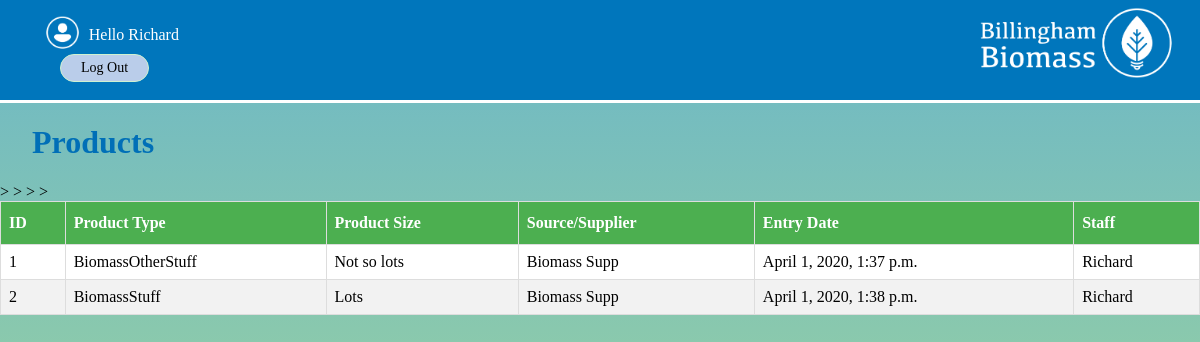
The app's page /products/viewproducts (signed in) with its own data.
### products/models.py (models this page shows, shortened)
class productsMod(models.Model):
    product_type = models.CharField(max_length=50)
    product_size = models.CharField(max_length=50)
    source_supplier = models.CharField(max_length=50)
    stock = models.FloatField()
    entry_date = models.DateTimeField(auto_now_add = True)
    entry_day = models.DateField(auto_now_add = True)
    staff = models.ForeignKey(User,on_delete=models.CASCADE)

### products/views.py (the view)
# urls.py: path('viewproducts',views.viewProducts, name='viewproducts'),
@login_required(login_url="/accounts/login/")
def viewProducts(request):
    productsLog = productsMod.objects.all().order_by('entry_date')
    return render(request,'products/viewproducts.html',{'productsLog':productsLog})

### products/templates/products/viewproducts.html
{% extends 'base_layout.html' %}
{% block content %}
<div class="fuelLog">
  <h1>Products</h1>
  <table>
    <thead>
    <th>ID</th>
    <th>Product Type</th>
    <th>Product Size</th>
    <th>Source/Supplier</th>
    <th>Entry Date</th>
    <th>Staff</th>
    </thead>
    <tbody>
  {% for productLog in productsLog %}
  <tr>
      <td>{{productLog.id}}</td>
      <td>{{productLog.product_type}}</td>
      <td>{{productLog.product_size}}</td>>
      <td>{{productLog.source_supplier}}</td>>
      <td>{{productLog.entry_date}}</td>
      <td>{{productLog.staff}}</td>
      </tr>
    {% endfor %}
    </tbody>
</div>
{% endblock %}

### templates/base_layout.html (shortened to what this page needs)
{% load static from staticfiles %}
<!DOCTYPE html>
<html lang="en" dir="ltr">
  <head>
    <link rel="stylesheet" href="{% static 'styles.css'%}">
  </head>
  <body>
    <div class="head">
      <a href="{% url 'home' %}" ><img src="{% static 'Biomass.png' %}" class="logo" alt="Biomass-Logo" ></img></a>
    <nav class="navigation">
      <ul>
        {% if user.is_authenticated %}
        <li>
          <form class="logout-link" action="{% url 'accounts:logout' %}" method="post">
            <img class="loginimages" src="{%static 'User.png'%}" alt="user-img">
            Hello {{user}} <button type="submit"> Log Out </button>
          </form>
        </li>
        {% endif %}
      </ul>
    </nav>
</div>
    <div class="wrapper">
      {% block content %}
      {% endblock %}
    </div>
  </body>
</html>

### assets/styles.css (style rules this page uses)
* { font-family:"Kefa"; }
html { -webkit-tap-highlight-color:transparent; }
.head { background:rgb(0,118,188); height:100px; margin-top:-1em; border-bottom:3px solid white; }
.loginimages { height:2.5em; transform:translateY(30%); }
.monthly table , .fuelLog table { font-family: "Kefa"; border-collapse: collapse; width: 100%; background-color:white; }
.monthly td,th, .fuelLog td,th { border: 1px solid #ddd; padding: 8px; }
.monthly tr:nth-child(even), .fuelLog tr:nth-child(even) { background-color: #f2f2f2; }
.monthly th ,.fuelLog th { padding-top: 12px; padding-bottom: 12px; text-align: left; background-color: #4CAF50; color: white; }
@media only screen and (min-width: 751px) { .logo { position:block; z-index:2; float:right; top:0.5em; width:250px; height:auto; } }
@media only screen and (min-width: 751px) { .navigation li { position:block; z-index:1; float:left; list-style-type:none; bottom:3em; padding:0 2em 0 0; color:white; font-size:16px; } }
.navigation li button { border-radius:40px; color:white; padding: 5px 20px; text-align: center; text-decoration: none; display: block; font-size: 14px; margin: 10px 20px; transition-duration: 0.4s; cursor: pointer; }
.navigation li button { background-color:#bacdea; color: black; border: 1px solid #cff1d1; }
body { background:rgba(200,255,200,0.7) }
h1 { font-family: "Kefa"; color:#006fb7; margin-left:1em; }
html { height: 100%; }
body { background-image: linear-gradient(rgba(0, 111, 183, 0.5), rgba(142, 195, 60, 0.5)); height: 100%; margin: 0; background-repeat: no-repeat; background-attachment: fixed; }

### records on screen
productsMod: id "1", product_type "BiomassOtherStuff", product_size "Not so lots", source_supplier "Biomass Supp", entry_date "April 1, 2020, 1:37 p.m.", staff "Richard"
productsMod: id "2", product_type "BiomassStuff", product_size "Lots", source_supplier "Biomass Supp", entry_date "April 1, 2020, 1:38 p.m.", staff "Richard"

### other values on screen
{{ user }} "Richard"
